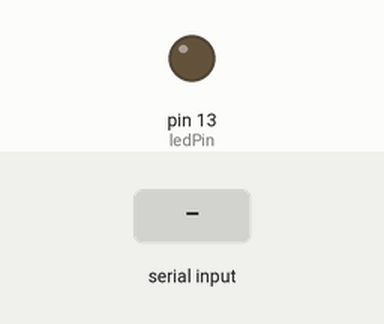
The sketch below on a simulated Arduino Uno, built with avr-gcc and run on an emulated ATmega328P. On the bench: output pins drawn as LEDs (lit = HIGH). The test bench sets the inputs (shaded band).

Above: at 1.2 s.
1.3 s: "1" received over the second serial link
At 2.5 s:
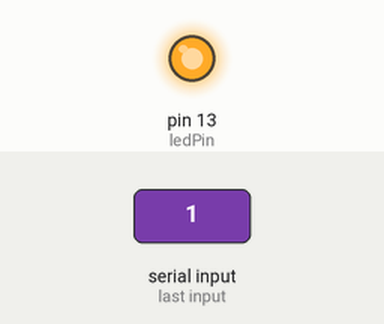
2.8 s: "2" received over the second serial link
At 3.7 s:
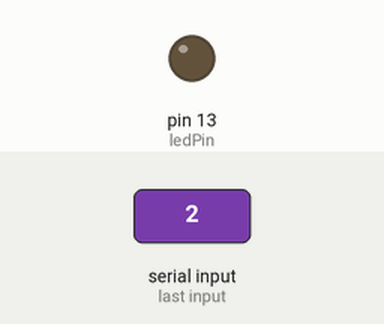
Timing chart, 0 to 5.8 s (numbered marks = the images above; inputs shaded):
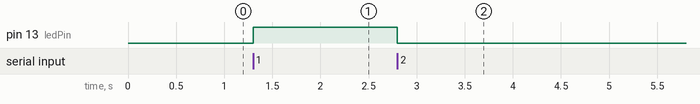

Measured:
- after the input at 1.3 s, pin 13 (ledPin): LOW → HIGH at once
- after the input at 2.8 s, pin 13 (ledPin): HIGH → LOW at once

The sketch:

controlwithphone.ino
```cpp
#include <SoftwareSerial.h>
SoftwareSerial BT(10, 11);


int sensorPin = A0;    // select the input pin for the potentiometer
int ledPin = 13;      // select the pin for the LED
int sensorValue = 0;  // variable to store the value coming from the sensor


void setup()
{
  pinMode(13, OUTPUT);
  BT.begin(9600);

  BT.println("Hello from Arduino");
}
char a = 0;

void loop()
{
  if(BT.available()>0){
    a=BT.read();

  switch (a) {
      case '1':
        digitalWrite(13, HIGH);
        BT.println("LED is on");
      break;

      case '2':
        digitalWrite(13, LOW);
        BT.println("LED is off");
      break;

      case '3':
        BT.println("------- MENU -------");
        BT.println("1. Switch LED on.");
        BT.println("2. Switch LED off.");
        BT.println("3. This menu.");
        BT.println("--------------------");
      break;


  }
}
}
```
